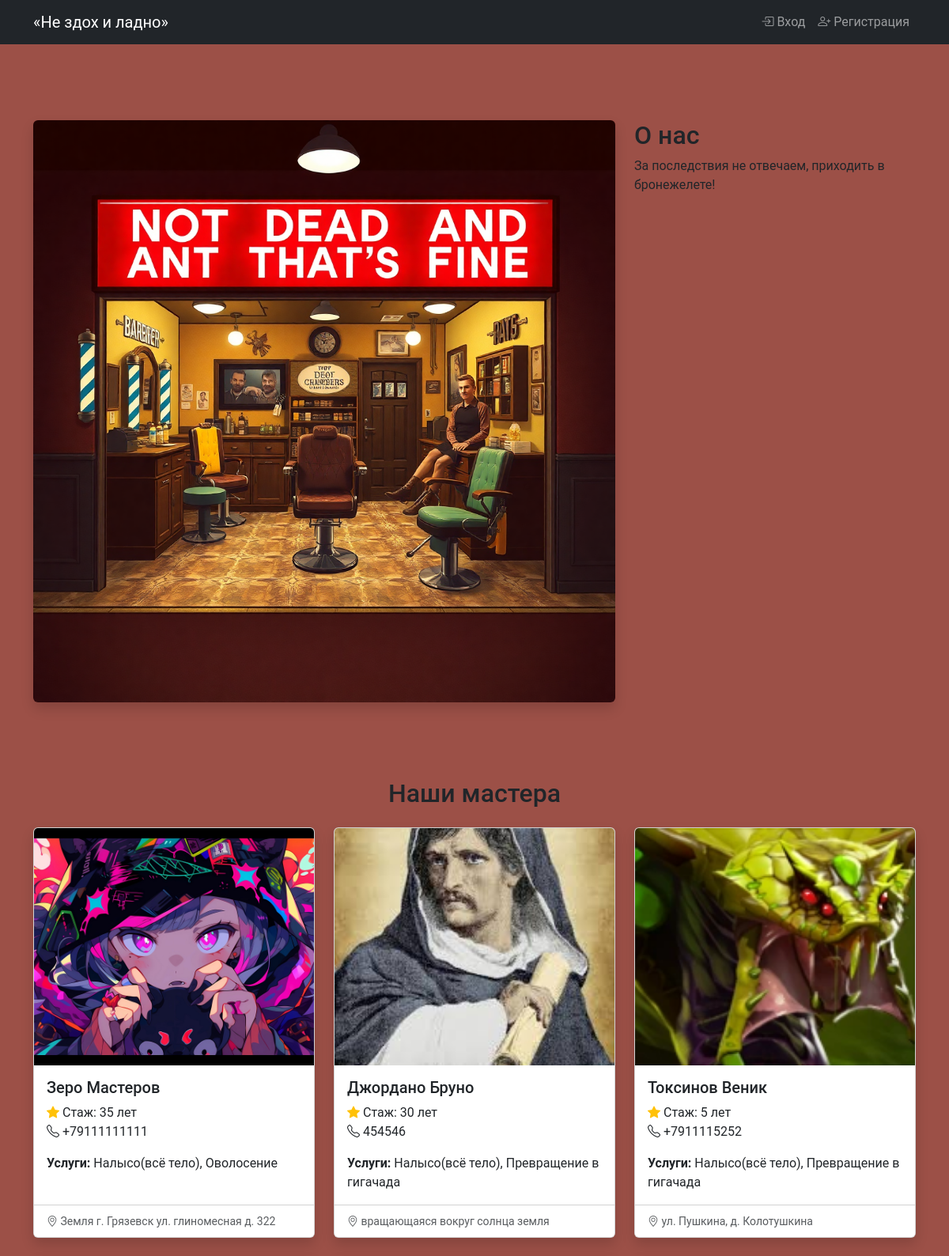
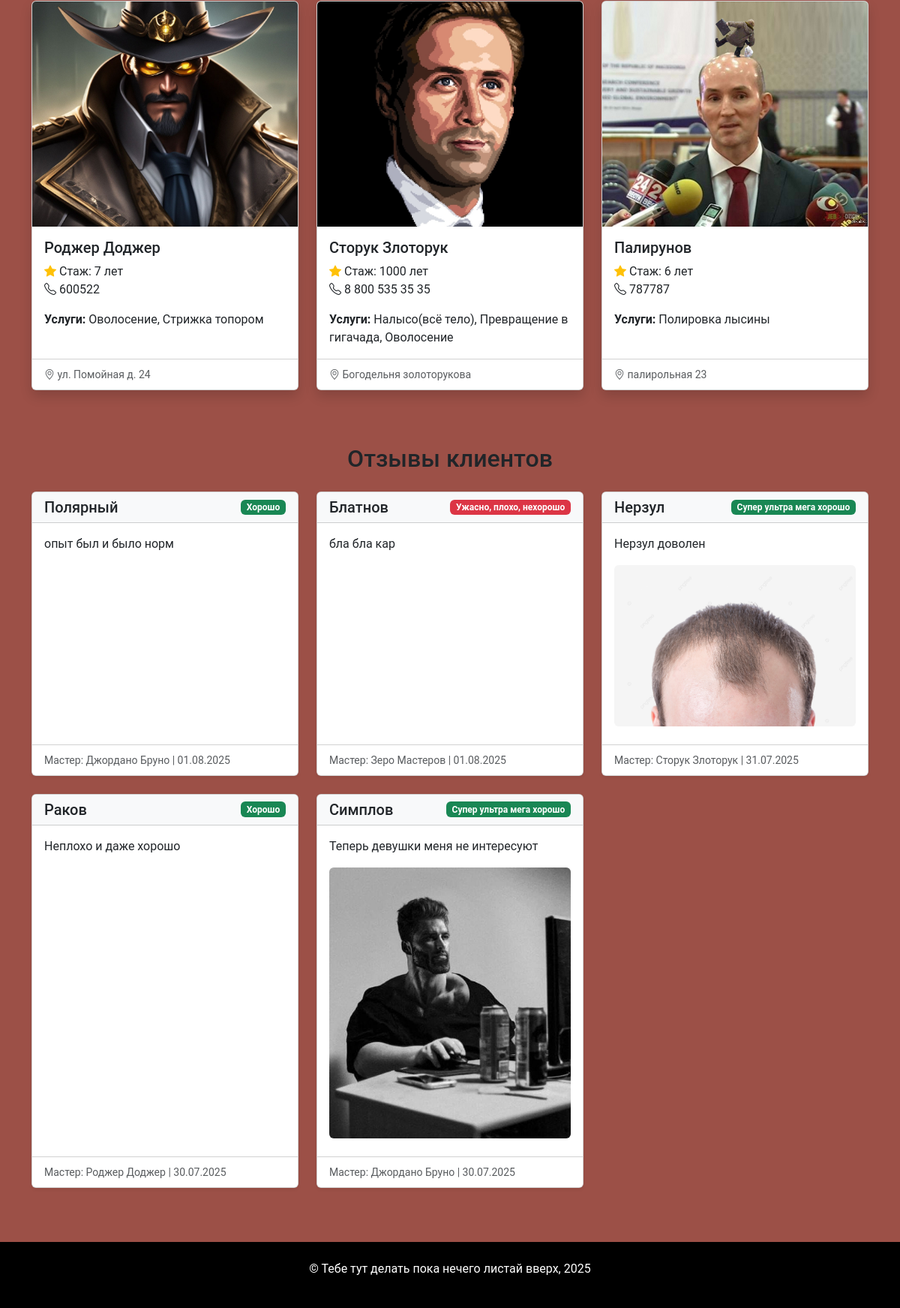
The page / on the database its author committed (2 pictures, top to bottom).
### core/models.py (models this page shows, shortened)
class Master(models.Model):
    name = models.CharField(max_length=150, verbose_name="Имя")
    photo = models.ImageField(upload_to="masters/", blank=True, verbose_name="Фотография", null=True)
    phone = models.CharField(max_length=20, verbose_name="Телефон")
    address = models.CharField(max_length=256, verbose_name="Адрес")
    experience = models.PositiveIntegerField(
        verbose_name="Стаж работы",
        help_text="Опыт работы в годах")
    services = models.ManyToManyField(
        "Service",
        related_name="masters",
        verbose_name="Услуги")
    is_active = models.BooleanField(
        default=True,
        verbose_name="Активен")
    class Meta:
        verbose_name = "Мастер"
        verbose_name_plural="Мастера"

class Service(models.Model):
    name = models.CharField(max_length=200, verbose_name="Название")
    description = models.TextField(blank=True, verbose_name="Описание")
    price = models.DecimalField(
        max_digits=10,
        decimal_places=2,
        verbose_name="Цена")
    duration = models.PositiveIntegerField (verbose_name="Длительность", help_text="Время выполнения в минутах")
    is_popular = models.BooleanField(default=False,  verbose_name="Популярная услуга")
    image = models.ImageField(
        null=True,
        upload_to="services/",
        blank=True,
        verbose_name="Изображение")
    class Meta:
        verbose_name = "Услуга"
        verbose_name_plural="Услуги"

class Review(models.Model):
    AI_CHOICES = [
    ("ai_checked_true", "Проверено ИИ"),
    ("ai_cancelled", "Отменено ИИ"),
    ("ai_checked_in_progress", "В процессе проверки"),
    ("ai_checked_false", "Не проверено"),
    ]
    ai_checked_status = models.CharField(
        max_length=30,
        choices=AI_CHOICES,
        default="ai_checked_false",
        verbose_name="Статус ИИ",
    )
    RATING_CHOICES = [
        (1, "Ужасно, плохо, нехорошо"),
        (2, "Плохо но хотябы жив"),
        (3, "Нормально нормально"),
        (4, "Хорошо"),
        (5, "Супер ультра мега хорошо")
    ]
    text = models.TextField(verbose_name="Текст отзыва")
    client_name = models.CharField(
        max_length=100,
        blank=True,
        null=True,
        verbose_name="Имя клиента")
    master = models.ForeignKey(
        "Master",
        on_delete=models.SET_NULL,
        null=True,
        verbose_name="Мастер")
    photo = models.ImageField(
        upload_to="reviews/",
        blank=True,
        null=True,
        verbose_name="Фотография")
    created_at = models.DateTimeField(auto_now_add=True, verbose_name="Дата создания")
    rating = models.PositiveSmallIntegerField(
        choices=RATING_CHOICES,
        default=5,
        verbose_name="Оценка")
    is_published = models.BooleanField(default=False, verbose_name="Опубликован")
    class Meta:
        verbose_name = "Отзыв"
        verbose_name_plural="Отзывы"

### core/views.py (the view)
# urls.py: path('', LandingView.as_view(), name='landing'),
class LandingView(TemplateView):
    template_name = 'landing.html'
    def get_context_data(self, **kwargs):
        context = super().get_context_data(**kwargs)
        context['masters'] = Master.objects.filter(is_active=True)
        context['reviews'] = Review.objects.filter(
            is_published=True
        ).order_by('-created_at')[:6]
        return context

### core/context_processors.py (called while the page is built)
def menu_barbershop(request):
    menu_context = [
        {"name": "Главная", "url": reverse("landing")},
        {"name": "О нас", "url": reverse("landing") + "#about"},
        {"name": "Преимущества", "url": reverse("landing") + "#benefits"},
        {"name": "Мастера", "url": reverse("landing") + "#masters"},
        {"name": "Услуги", "url": reverse("landing") + "#services"},
        {"name": "Запись", "url": reverse("landing") + "#booking"},
        {"name": "Спасибо", "url": reverse("thanks")},
    ]
    return menu_context

### templates/landing.html (shortened to what this page needs)
{% extends 'base.html' %}
{% load static %}
{% block content %}
<section id="about" class="row my-5 py-5">
    <div class="col-md-8">
        <img src="{% static 'images/barbershop.png' %}" id="StartIMG", alt="Наш барбершоп" class="img-fluid rounded shadow">
    </div>
    <div class="col-md-4">
        <h2>О нас</h2>
        <p>За последствия не отвечаем, приходить в бронежелете!</p>
    </div>
</section>
<section id="masters" class="mb-5">
    <h2 class="text-center mb-4">Наши мастера</h2>
    <div class="row">
        {% for master in masters %}
        <div class="col-md-4 mb-4">
            <div class="card h-100 shadow">
                {% if master.photo %}
                <img src="{{ master.photo.url }}" class="card-img-top" alt="{{ master.name }}" style="height: 300px; object-fit: cover;">
                {% else %}
                <div class="bg-light d-flex align-items-center justify-content-center" style="height: 300px;">
                    <span class="text-muted">Нет фото</span>
                </div>
                {% endif %}
                <div class="card-body">
                    <h5 class="card-title">{{ master.name }}</h5>
                    <p class="card-text">
                        <i class="bi bi-star-fill text-warning"></i> Стаж: {{ master.experience }} лет<br>
                        <i class="bi bi-telephone"></i> {{ master.phone }}
                    </p>
                    <p class="card-text">
                        <strong>Услуги:</strong>
                        {% for service in master.services.all|slice:":3" %}
                        {{ service.name }}{% if not forloop.last %}, {% endif %}
                        {% endfor %}
                    </p>
                </div>
                <div class="card-footer bg-white">
                    <small class="text-muted">
                        <i class="bi bi-geo-alt"></i> {{ master.address }}
                    </small>
                </div>
            </div>
        </div>
        {% endfor %}
    </div>
</section>
<section id="reviews" class="mb-5">
    <h2 class="text-center mb-4">Отзывы клиентов</h2>
    <div class="row">
        {% for review in reviews %}
        <div class="col-md-4 mb-4">
            <div class="card h-100 shadow-sm">
                <div class="card-header bg-light">
                    <div class="d-flex justify-content-between align-items-center">
                        <h5 class="card-title mb-0">
                            {{ review.client_name|default:"Аноним" }}
                        </h5>
                        <span class="badge bg-{% if review.rating >= 4 %}success{% elif review.rating >= 3 %}warning{% else %}danger{% endif %}">
                            {{ review.get_rating_display }}
                        </span>
                    </div>
                </div>
                <div class="card-body">
                    <p class="card-text">{{ review.text }}</p>
                    {% if review.photo %}
                    <img src="{{ review.photo.url }}" class="img-fluid rounded mb-2" alt="Фото отзыва">
                    {% endif %}
                </div>
                <div class="card-footer bg-white">
                    <small class="text-muted">
                        Мастер: {{ review.master.name }} |
                        {{ review.created_at|date:"d.m.Y" }}
                    </small>
                </div>
            </div>
        </div>
        {% endfor %}
    </div>
</section>
{% endblock %}

### static/css/main.css (style rules this page uses)
body { background-color: #882c21d3; font-family: "Roboto", sans-serif; }

### rows shown on the page
Master: photo (picture), name "Зеро Мастеров", experience "35", phone "+79111111111", address "Земля г. Грязевск ул. глиномесная д. 322"
Service: name "Налысо(всё тело)"
Service: name "Оволосение"
Master: photo (picture), name "Джордано Бруно", experience "30", phone "454546", address "вращающаяся вокруг солнца земля"
Service: name "Превращение в гигачада"
Master: photo (picture), name "Токсинов Веник", experience "5", phone "+7911115252", address "ул. Пушкина, д. Колотушкина"
Master: photo (picture), name "Роджер Доджер", experience "7", phone "600522", address "ул. Помойная д. 24"
Service: name "Стрижка топором"
Master: photo (picture), name "Сторук Злоторук", experience "1000", phone "8 800 535 35 35", address "Богодельня золоторукова"
Master: photo (picture), name "Палирунов", experience "6", phone "787787", address "палирольная 23"
Service: name "Полировка лысины"
Review: client_name "Полярный", rating "Хорошо", text "опыт был и было норм", master.name "Джордано Бруно", created_at "01.08.2025"
Review: client_name "Блатнов", rating "Ужасно, плохо, нехорошо", text "бла бла кар", master.name "Зеро Мастеров", created_at "01.08.2025"
Review: client_name "Нерзул", rating "Супер ультра мега хорошо", text "Нерзул доволен", photo (picture), master.name "Сторук Злоторук", created_at "31.07.2025"
Review: client_name "Раков", rating "Хорошо", text "Неплохо и даже хорошо", master.name "Роджер Доджер", created_at "30.07.2025"
Review: client_name "Симплов", rating "Супер ультра мега хорошо", text "Теперь девушки меня не интересуют", photo (picture), master.name "Джордано Бруно", created_at "30.07.2025"
